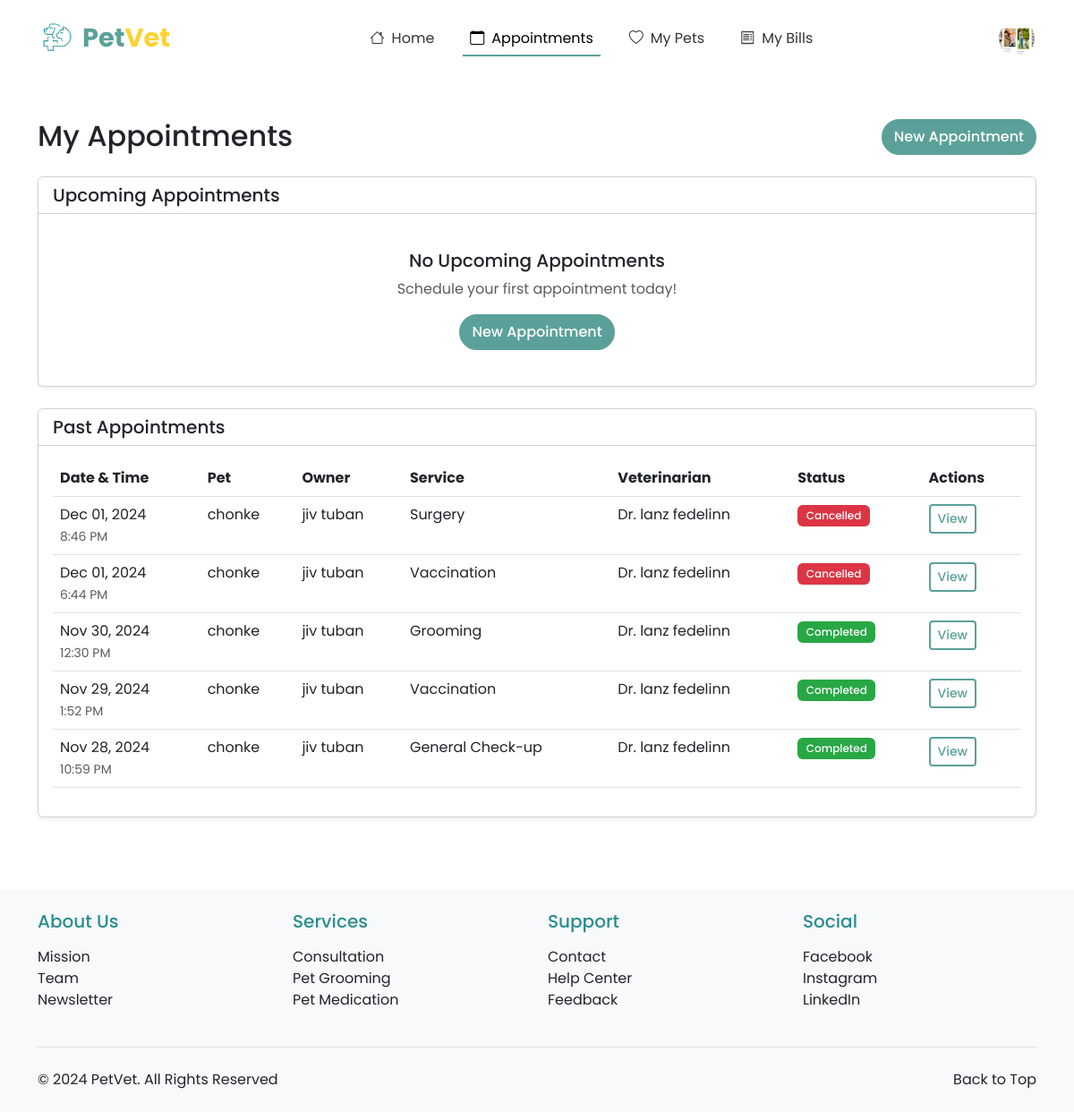
The page /appointments/ (signed in) on the database as committed earlier.
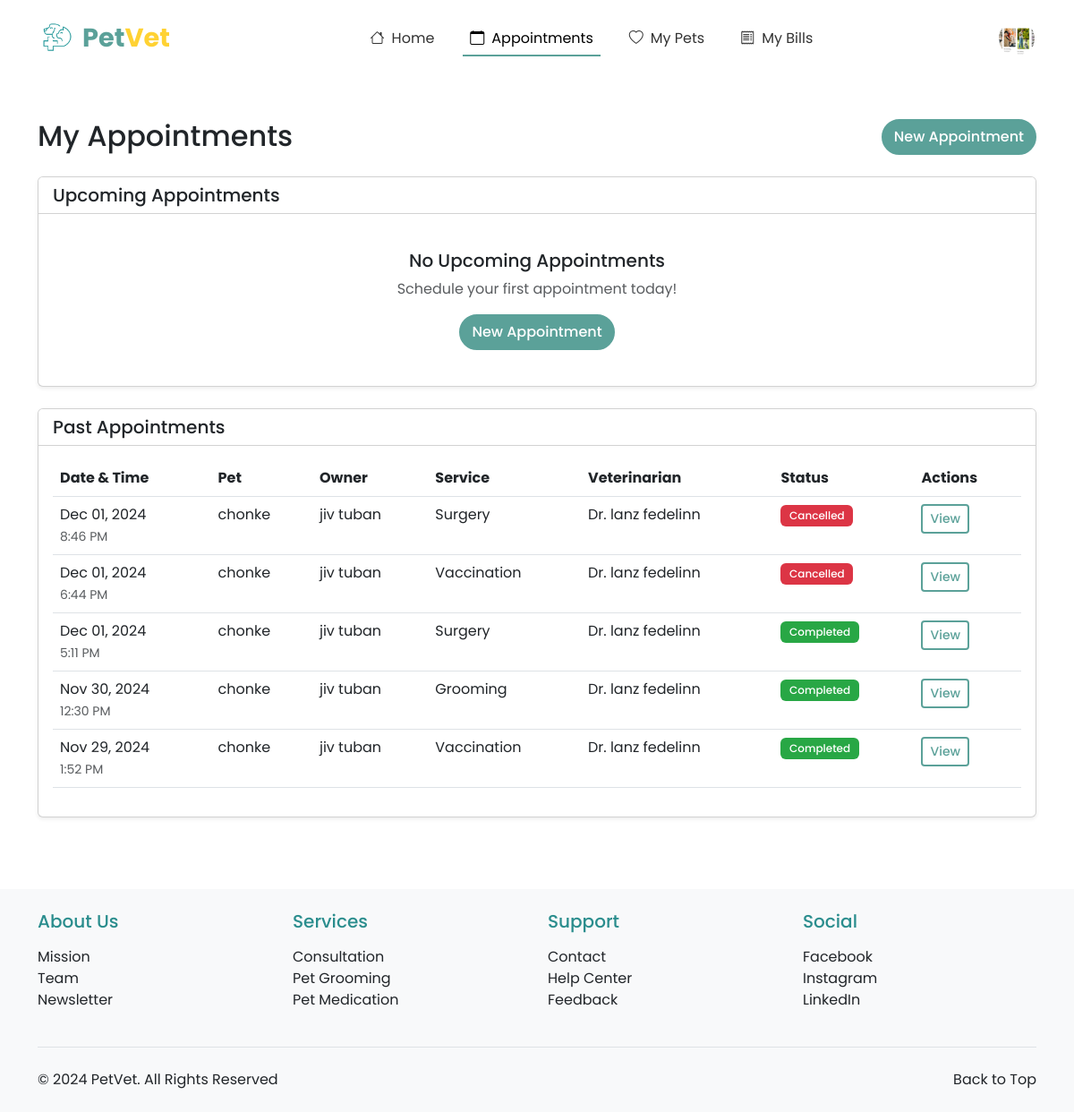
The same page on the database as committed later.
### appointments/models.py (models this page shows, shortened)
class Appointment(models.Model):
    STATUS_CHOICES = [
        ('PENDING', 'Pending Approval'),
        ('APPROVED', 'Approved'),
        ('COMPLETED', 'Completed'),
        ('CANCELLED', 'Cancelled'),
        ('REJECTED', 'Rejected'),
    ]
    SERVICE_CHOICES = [
        ('CHECKUP', 'General Check-up'),
        ('VACCINATION', 'Vaccination'),
        ('SURGERY', 'Surgery'),
        ('GROOMING', 'Grooming'),
        ('DENTAL', 'Dental Care'),
        ('EMERGENCY', 'Emergency Care'),
    ]
    pet = models.ForeignKey(Pet, on_delete=models.CASCADE, related_name='appointments')
    owner = models.ForeignKey(Profile, on_delete=models.CASCADE, null=True)  # Making owner nullable
    veterinarian = models.ForeignKey(VeterinarianProfile, on_delete=models.SET_NULL, null=True, related_name='appointments')
    service_type = models.CharField(max_length=20, choices=SERVICE_CHOICES, default='CHECKUP')
    date = models.DateField()
    time = models.TimeField()
    reason = models.TextField(blank=True, null=True)
    status = models.CharField(max_length=20, choices=STATUS_CHOICES, default='PENDING')
    notes = models.TextField(blank=True, null=True)
    created_at = models.DateTimeField(auto_now_add=True)
    updated_at = models.DateTimeField(auto_now=True)
    class Meta:
        ordering = ['date', 'time']

### pet_registration/models.py (models this page shows, shortened)
class Pet(models.Model):
    owner = models.ForeignKey(User, on_delete=models.CASCADE, related_name='pets')
    pet_id = models.CharField(max_length=20, unique=True)
    pet_name = models.CharField(max_length=50)
    breed = models.CharField(max_length=50)
    species = models.CharField(max_length=50)
    sex = models.CharField(max_length=10, choices=[('Male', 'Male'), ('Female', 'Female'), ('Unknown', 'Unknown')])
    weight = models.DecimalField(max_digits=5, decimal_places=2)
    birthday = models.DateField()
    pet_description = models.TextField(blank=True, null=True)
    image_url = models.ImageField(upload_to='pet_images/', blank=True, null=True)
    primary_veterinarian = models.ForeignKey('veterinarians.VeterinarianProfile',
        on_delete=models.SET_NULL,
        null=True,
        blank=True,
        related_name='primary_pets'
    )

### registration_login/models.py (models this page shows, shortened)
class Profile(models.Model):
    PAYMENT_CHOICES = [
        ('CASH', 'Cash'),
        ('CARD', 'Credit/Debit Card'),
        ('GCASH', 'GCash'),
        ('MAYA', 'Maya'),
    ]
    ROLE_CHOICES = [
        ('OWNER', 'Pet Owner'),
        ('VET', 'Veterinarian'),
    ]
    user = models.OneToOneField(User, on_delete=models.CASCADE, primary_key=True)
    profile_picture = models.ImageField(upload_to='profile_pics/', default='profile_pics/profile.png')
    first_name = models.CharField(max_length=50)
    last_name = models.CharField(max_length=50)
    address = models.CharField(max_length=200, blank=True, null=True)
    contact_number = models.CharField(max_length=15, blank=True, null=True)
    preferred_payment = models.CharField(max_length=10, choices=PAYMENT_CHOICES, default='CASH')
    card_number = models.CharField(max_length=16, blank=True, null=True)
    card_expiry = models.CharField(max_length=5, blank=True, null=True)
    ewallet_number = models.CharField(max_length=15, blank=True, null=True)
    role = models.CharField(max_length=10, choices=ROLE_CHOICES, default='OWNER')
    phone_number = models.CharField(max_length=20, null=True, blank=True)
    created_at = models.DateTimeField(auto_now_add=True)
    updated_at = models.DateTimeField(auto_now=True)

### veterinarians/models.py (models this page shows, shortened)
class VeterinarianProfile(models.Model):
    profile = models.OneToOneField(Profile, on_delete=models.CASCADE)
    specialization = models.CharField(max_length=100, default="General Veterinary Medicine")
    license_number = models.CharField(max_length=50, unique=True, null=True, blank=True)
    years_of_experience = models.PositiveIntegerField(default=0)
    bio = models.TextField(blank=True)
    available_days = models.CharField(max_length=200, help_text="Comma-separated list of available days", default="Monday,Tuesday,Wednesday,Thursday,Friday")
    consultation_fee = models.DecimalField(max_digits=10, decimal_places=2, default=Decimal('50.00'))

### appointments/views.py (the view)
# urls.py: path('', views.appointment_list, name='appointment_list'),
@login_required
def appointment_list(request):
    today = timezone.now().date()
    Appointment.objects.filter(
        owner=request.user.profile,
        date__lt=today,
        status='PENDING'
    ).update(status='COMPLETED')
    upcoming_appointments = Appointment.objects.filter(
        owner=request.user.profile,
        date__gte=today,
        status__in=['PENDING', 'APPROVED']
    ).order_by('date', 'time')
    past_appointments = Appointment.objects.filter(
        owner=request.user.profile,
        date__lt=today,
        status__in=['COMPLETED', 'CANCELLED']
    ).order_by('-date', '-time')[:5]  # Show last 5 appointments
    context = {
        'upcoming_appointments': upcoming_appointments,
        'past_appointments': past_appointments,
    }
    return render(request, 'appointments/appointment_list.html', context)

### appointments/templates/appointments/appointment_list.html (shortened to what the changed rows need)
{% extends 'base.html' %}
{% load static %}
{% block content %}
<div class="container py-5">
    <div class="row mb-4">
        <div class="col-md-8">
            <h2 class="mb-0">My Appointments</h2>
        </div>
    </div>
    <div class="card shadow-sm">
        <div class="card-body">
            {% if past_appointments %}
                <div class="table-responsive">
                    <table class="table table-hover">
                        <thead>
                            <tr>
                                <th>Date & Time</th>
                                <th>Pet</th>
                                <th>Owner</th>
                                <th>Service</th>
                                <th>Veterinarian</th>
                                <th>Status</th>
                                <th>Actions</th>
                            </tr>
                        </thead>
                        <tbody>
                            {% for appointment in past_appointments %}
                            <tr>
                                <td>
                                    {{ appointment.date|date:"M d, Y" }}<br>
                                    <small class="text-muted">{{ appointment.time|time:"g:i A" }}</small>
                                </td>
                                <td>{{ appointment.pet.pet_name }}</td>
                                <td>{{ appointment.owner.first_name }} {{ appointment.owner.last_name }}</td>
                                <td>{{ appointment.get_service_type_display }}</td>
                                <td>
                                    {% if appointment.veterinarian %}
                                        Dr. {{ appointment.veterinarian.profile.first_name }} {{ appointment.veterinarian.profile.last_name }}
                                    {% else %}
                                        <span class="text-muted">Not assigned</span>
                                    {% endif %}
                                </td>
                                <td>
                                    {% if appointment.status == 'PENDING' %}
                                        <span class="badge badge-pending">{{ appointment.get_status_display }}</span>
                                    {% elif appointment.status == 'APPROVED' %}
                                        <span class="badge badge-scheduled">{{ appointment.get_status_display }}</span>
                                    {% elif appointment.status == 'COMPLETED' %}
                                        <span class="badge badge-completed">{{ appointment.get_status_display }}</span>
                                    {% elif appointment.status == 'CANCELLED' %}
                                        <span class="badge badge-cancelled">{{ appointment.get_status_display }}</span>
                                    {% elif appointment.status == 'REJECTED' %}
                                        <span class="badge badge-rejected">{{ appointment.get_status_display }}</span>
                                    {% endif %}
                                </td>
                                <td>
                                    <a href="{% url 'appointments:appointment_detail' appointment.pk %}"
                                       class="btn btn-sm btn-theme-outline">
                                        View
                                    </a>
                                </td>
                            </tr>
                            {% endfor %}
                        </tbody>
                    </table>
                </div>
            {% else %}
                <div class="text-center py-4">
                    <p class="text-muted mb-0">No past appointments found.</p>
                </div>
            {% endif %}
        </div>
    </div>
</div>
{% endblock %}

Rows that differ between the two databases and show on the page:
no longer on this page (row unchanged): Appointment: date "Nov 28, 2024", time "10:59 PM", pet.pet_name "chonke", owner.first_name "jiv", owner.last_name "tuban", service_type "General Check-up", veterinarian.profile.first_name "lanz", veterinarian.profile.last_name "fedelinn", status "Completed"
added Appointment: date "Dec 01, 2024", time "5:11 PM", pet.pet_name "chonke", owner.first_name "jiv", owner.last_name "tuban", service_type "Surgery", veterinarian.profile.first_name "lanz", veterinarian.profile.last_name "fedelinn", status "Completed"
